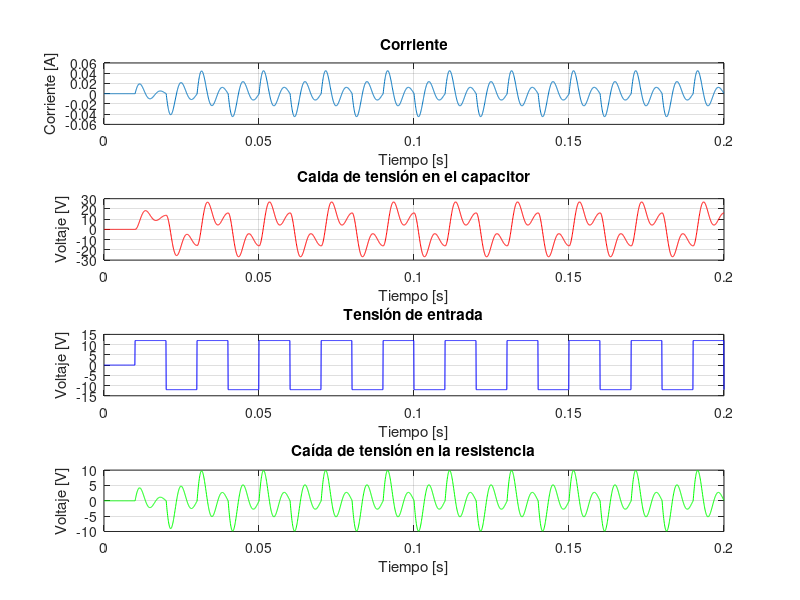

Here is the MATLAB script that generated this plot:
% Trabajo Práctico N°1 - Pucheta.
% Resolución planteada por Ernesto Monja.

% ITEM N°1:
close all; clear all; history -c; clc;
pkg load control;
pkg load signal;

% Inicializo las variables dadas como dato por el enunciado:
r = 220;                                   % Resistencia en [Ω].
l = 500*10^(-3);                           % Inductancia en [Hy].
c = 2.2*10^(-6);                           % Capacitancia en [F].

% Armo las matrices correspondientes a este sistema:
A = [-r/l, -1/l; 1/c, 0];                  % Matriz de Estados.
B = [1/l; 0];                              % Matriz de Entrada.
C = [r, 0];                                % Matriz de Salida.
D = [0];                                   % Matriz de Transmición Directa.

% Se procede a obtener la función de transferencia del sistema de acuerdo a las
% matrices obtenidas en el apartado anterior, mediante los siguientes comandos:
[num, den] = ss2tf(A, B, C, D);
G = tf(num, den)

% Se observa que se trata de un sistema de 2do orden por lo que se verificará
% cual es el polo dominante de la función:
polos = pole(G)
modulo_polos = abs(real(polos));
polo_dom     = min(modulo_polos)
polo_nod_dom = max(modulo_polos)

% Se observan 2 polos complejos conjugados de valores: -220 +- j(927,73). Se
% elije como tiempo de muestreo t_r al que responda a las dinámicas mas rápidas
% del sistema, para ello el modulo del polo mas cercano al origen de la función
% G(s), en este caso es indiferente tomar un polo o el otro y por lo tanto se
% tiene que:
t_r = -log(0.95)/(abs(polo_nod_dom))       % t_r = 2,3315 x 10^(-4) [s]
t_d = abs((2*pi/imag(min(polos)))/100)     % t_d = 6,7726 x 10^(-5) [s]

% Tomo el menor valor entre t_d y (t_r)/3
t_mues = min(t_r/3, t_d)                   % t_mues = 6,7726 x 10^(-5) [s]

% Luego el tiempo de simulación t_l se toma en base al polo más lejano al orígen
% y por lo tanto, este tiempo es igual a:
t_l = -log(0.05)/(abs(polo_dom))           % t_l = 0,013617 [s]

% Se toma aun asi el siguiente tiempo de simulación de acuerdo a la consigna:
t_sim = 0.2                                % t_sim = 0,2 [s]

% Resulta entonces que la cantidad de puntos que tendra nuestra simulación será
% igual a:
punt_tot = t_sim/t_mues                    % punt_tot = 2953,1 [puntos]

% Inicializo un vector de n numeros  equiespaciados linealmente entre un valor
% inicial y un valor final especificados, mediante el comando linspace() tal que:
% para un tiempo de simulación de 10ms y una entrada de 0V:
t = linspace(0, t_sim, punt_tot);
u = linspace(0, 0, punt_tot);

% Definimos a la entrada de acuerdo a la consigna, esto es una entrada escalon
% de 12V que cambia cada 10ms de signo luego de haber transcurrido unos 0.01 ms,
% tal que:
u(t > 0.01) = 12*(-1).^(floor((t(t > 0.01) - 0.01)/0.01));

% Esta función u(t>0.01) esta compuesta por una serie que alterna en valores
% negativos con valores positivos gracias al termino (-1)^n donde n se define
% en base a la función floor.

% Una vez obtenidos los parámetros para la simulación, tendremos que elegir las
% condiciones iniciales del sistema, donde se tendrá que el capacitor no tiene
% una tensión inicial tanto como el inductor no tiene una corriente inicial.
% Además se propone que la salida tampoco contará con un valor inicial, tal que:
I(1)  = 0;
Vc(1) = 0;
Vr(1) = 0;
x = [I(1) Vc(1)]';
x0 = [0 0]';                               % Punto de operación

% Inicializamos la simulación y calculamos los valores de las variables para
% cada punto:
for i = 1:(punt_tot-1);
    x_punto = A*(x - x0) + B*u(i);
    x = x + x_punto*t_mues;
    y = C*x;

    % Actualizo las salidas y demás variables de estado para la próxima
    % iteración:
    Vr(i+1) = y(1);
    I(i+1)  = x(1);
    Vc(i+1) = x(2);
end

% Finalmente grafico la entrada, salida y variables de estado
figure;

% Grafico la corriente I(t)
subplot(4,1,1);
plot(t, I);
title('Corriente');
xlabel('Tiempo [s]');
ylabel('Corriente [A]');
grid on

% Grafico la tensión del capacitor Vc(t)
subplot(4,1,2);
plot(t, Vc, 'red');
title('Caida de tensión en el capacitor');
xlabel('Tiempo [s]');
ylabel('Voltaje [V]');
grid on

% Grafico la tensión de entrada Ve(t) = u(t)
subplot(4,1,3);
plot(t, u, 'blue');
title('Tensión de entrada');
xlabel('Tiempo [s]');
ylabel('Voltaje [V]');
grid on

% Grafico la caida de tensión en la resistencia Vr(t)
subplot(4,1,4);
plot(t, Vr, 'green');
title('Caída de tensión en la resistencia');
xlabel('Tiempo [s]');
ylabel('Voltaje [V]');
grid on
